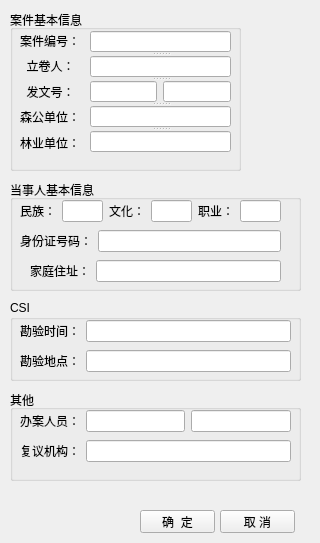
<?xml version="1.0" encoding="UTF-8"?>
<ui version="4.0">
 <class>BaseInfo</class>
 <widget class="QWidget" name="BaseInfo">
  <property name="geometry">
   <rect>
    <x>0</x>
    <y>0</y>
    <width>320</width>
    <height>543</height>
   </rect>
  </property>
  <property name="windowTitle">
   <string>设置基本信息</string>
  </property>
  <widget class="QGroupBox" name="groupBox">
   <property name="geometry">
    <rect>
     <x>10</x>
     <y>10</y>
     <width>231</width>
     <height>161</height>
    </rect>
   </property>
   <property name="title">
    <string>案件基本信息</string>
   </property>
   <widget class="QWidget" name="layoutWidget">
    <property name="geometry">
     <rect>
      <x>10</x>
      <y>21</y>
      <width>62</width>
      <height>121</height>
     </rect>
    </property>
    <layout class="QVBoxLayout" name="verticalLayout">
     <item>
      <widget class="QLabel" name="label_5">
       <property name="text">
        <string>案件编号：</string>
       </property>
      </widget>
     </item>
     <item>
      <widget class="QLabel" name="label_4">
       <property name="text">
        <string>  立卷人：</string>
       </property>
      </widget>
     </item>
     <item>
      <widget class="QLabel" name="label">
       <property name="text">
        <string>  发文号：</string>
       </property>
      </widget>
     </item>
     <item>
      <widget class="QLabel" name="label_2">
       <property name="text">
        <string>森公单位：</string>
       </property>
      </widget>
     </item>
     <item>
      <widget class="QLabel" name="label_3">
       <property name="text">
        <string>林业单位：</string>
       </property>
      </widget>
     </item>
    </layout>
   </widget>
   <widget class="QSplitter" name="splitter">
    <property name="geometry">
     <rect>
      <x>80</x>
      <y>21</y>
      <width>141</width>
      <height>121</height>
     </rect>
    </property>
    <property name="orientation">
     <enum>Qt::Vertical</enum>
    </property>
    <widget class="QLineEdit" name="caseNumberEdit"/>
    <widget class="QLineEdit" name="caseCopEdit"/>
    <widget class="QWidget" name="layoutWidget">
     <layout class="QHBoxLayout" name="horizontalLayout">
      <item>
       <widget class="QLineEdit" name="caseFaWenNum1"/>
      </item>
      <item>
       <widget class="QLineEdit" name="caseFaWenNum2"/>
      </item>
     </layout>
    </widget>
    <widget class="QLineEdit" name="caseForestUnitEdit"/>
    <widget class="QLineEdit" name="caseLinYeUnitEdit"/>
   </widget>
  </widget>
  <widget class="QGroupBox" name="groupBox_2">
   <property name="geometry">
    <rect>
     <x>10</x>
     <y>180</y>
     <width>291</width>
     <height>111</height>
    </rect>
   </property>
   <property name="title">
    <string>当事人基本信息</string>
   </property>
   <widget class="QWidget" name="layoutWidget_2">
    <property name="geometry">
     <rect>
      <x>10</x>
      <y>20</y>
      <width>261</width>
      <height>22</height>
     </rect>
    </property>
    <layout class="QHBoxLayout" name="horizontalLayout_6">
     <item>
      <widget class="QLabel" name="label_6">
       <property name="text">
        <string>民族：</string>
       </property>
      </widget>
     </item>
     <item>
      <widget class="QLineEdit" name="caseNationEdit"/>
     </item>
     <item>
      <widget class="QLabel" name="label_7">
       <property name="text">
        <string>文化：</string>
       </property>
      </widget>
     </item>
     <item>
      <widget class="QLineEdit" name="caseCultureEdit"/>
     </item>
     <item>
      <widget class="QLabel" name="label_10">
       <property name="text">
        <string>职业：</string>
       </property>
      </widget>
     </item>
     <item>
      <widget class="QLineEdit" name="caseJobEdit"/>
     </item>
    </layout>
   </widget>
   <widget class="QWidget" name="layoutWidget_3">
    <property name="geometry">
     <rect>
      <x>10</x>
      <y>50</y>
      <width>261</width>
      <height>22</height>
     </rect>
    </property>
    <layout class="QHBoxLayout" name="horizontalLayout_7">
     <item>
      <widget class="QLabel" name="label_8">
       <property name="text">
        <string>身份证号码：</string>
       </property>
      </widget>
     </item>
     <item>
      <widget class="QLineEdit" name="caseHumNumberEdit"/>
     </item>
    </layout>
   </widget>
   <widget class="QWidget" name="layoutWidget_4">
    <property name="geometry">
     <rect>
      <x>20</x>
      <y>80</y>
      <width>251</width>
      <height>22</height>
     </rect>
    </property>
    <layout class="QHBoxLayout" name="horizontalLayout_8">
     <item>
      <widget class="QLabel" name="label_9">
       <property name="text">
        <string>家庭住址：</string>
       </property>
      </widget>
     </item>
     <item>
      <widget class="QLineEdit" name="caseHomeEdit"/>
     </item>
    </layout>
   </widget>
  </widget>
  <widget class="QPushButton" name="pushButton">
   <property name="geometry">
    <rect>
     <x>140</x>
     <y>510</y>
     <width>75</width>
     <height>23</height>
    </rect>
   </property>
   <property name="text">
    <string>确  定</string>
   </property>
  </widget>
  <widget class="QPushButton" name="pushButton_2">
   <property name="geometry">
    <rect>
     <x>220</x>
     <y>510</y>
     <width>75</width>
     <height>23</height>
    </rect>
   </property>
   <property name="text">
    <string>取 消</string>
   </property>
  </widget>
  <widget class="QGroupBox" name="groupBox_3">
   <property name="geometry">
    <rect>
     <x>10</x>
     <y>300</y>
     <width>291</width>
     <height>81</height>
    </rect>
   </property>
   <property name="title">
    <string>CSI</string>
   </property>
   <widget class="QWidget" name="layoutWidget">
    <property name="geometry">
     <rect>
      <x>10</x>
      <y>20</y>
      <width>271</width>
      <height>22</height>
     </rect>
    </property>
    <layout class="QHBoxLayout" name="horizontalLayout_2">
     <item>
      <widget class="QLabel" name="label_11">
       <property name="text">
        <string>勘验时间：</string>
       </property>
      </widget>
     </item>
     <item>
      <widget class="QLineEdit" name="csiTimeEdit"/>
     </item>
    </layout>
   </widget>
   <widget class="QWidget" name="layoutWidget">
    <property name="geometry">
     <rect>
      <x>10</x>
      <y>50</y>
      <width>271</width>
      <height>22</height>
     </rect>
    </property>
    <layout class="QHBoxLayout" name="horizontalLayout_3">
     <item>
      <widget class="QLabel" name="label_12">
       <property name="text">
        <string>勘验地点：</string>
       </property>
      </widget>
     </item>
     <item>
      <widget class="QLineEdit" name="csiLocEdit"/>
     </item>
    </layout>
   </widget>
  </widget>
  <widget class="QGroupBox" name="groupBox_4">
   <property name="geometry">
    <rect>
     <x>10</x>
     <y>390</y>
     <width>291</width>
     <height>91</height>
    </rect>
   </property>
   <property name="title">
    <string>其他</string>
   </property>
   <widget class="QWidget" name="layoutWidget">
    <property name="geometry">
     <rect>
      <x>10</x>
      <y>20</y>
      <width>271</width>
      <height>22</height>
     </rect>
    </property>
    <layout class="QHBoxLayout" name="horizontalLayout_4">
     <item>
      <widget class="QLabel" name="label_13">
       <property name="text">
        <string>办案人员：</string>
       </property>
      </widget>
     </item>
     <item>
      <widget class="QLineEdit" name="casePolEdit1"/>
     </item>
     <item>
      <widget class="QLineEdit" name="casePolEdit2"/>
     </item>
    </layout>
   </widget>
   <widget class="QWidget" name="">
    <property name="geometry">
     <rect>
      <x>10</x>
      <y>50</y>
      <width>271</width>
      <height>22</height>
     </rect>
    </property>
    <layout class="QHBoxLayout" name="horizontalLayout_5">
     <item>
      <widget class="QLabel" name="label_14">
       <property name="text">
        <string>复议机构：</string>
       </property>
      </widget>
     </item>
     <item>
      <widget class="QLineEdit" name="caseFuYiEdit"/>
     </item>
    </layout>
   </widget>
  </widget>
 </widget>
 <tabstops>
  <tabstop>caseNumberEdit</tabstop>
  <tabstop>caseCopEdit</tabstop>
  <tabstop>caseFaWenNum1</tabstop>
  <tabstop>caseFaWenNum2</tabstop>
  <tabstop>caseForestUnitEdit</tabstop>
  <tabstop>caseLinYeUnitEdit</tabstop>
  <tabstop>caseNationEdit</tabstop>
  <tabstop>caseCultureEdit</tabstop>
  <tabstop>caseJobEdit</tabstop>
  <tabstop>caseHumNumberEdit</tabstop>
  <tabstop>caseHomeEdit</tabstop>
  <tabstop>pushButton</tabstop>
  <tabstop>pushButton_2</tabstop>
 </tabstops>
 <resources/>
 <connections>
  <connection>
   <sender>pushButton_2</sender>
   <signal>clicked()</signal>
   <receiver>BaseInfo</receiver>
   <slot>close()</slot>
   <hints>
    <hint type="sourcelabel">
     <x>252</x>
     <y>302</y>
    </hint>
    <hint type="destinationlabel">
     <x>290</x>
     <y>343</y>
    </hint>
   </hints>
  </connection>
 </connections>
</ui>
